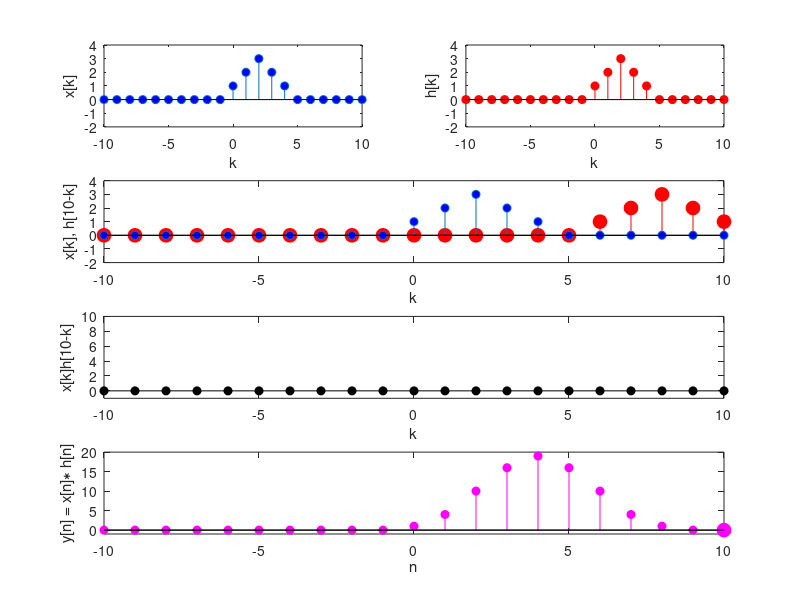

Write the MATLAB code that produced this figure.
clear all
close all
clc

L = 5;
N = 10;
k = -N:N;
x = [zeros(1,N) 1:1:ceil(L/2) floor(L/2):-1:1 zeros(1,N-L+1)];
h = [zeros(1,N) 1:1:ceil(L/2) floor(L/2):-1:1 zeros(1,N-L+1)];

y = [];
figure
i = 1;
for n = -N:N
    subplot(4,2,1)
    stem(k,x,'MarkerFaceColor','blue'), axis([-N N -2 ceil(L/2)+1]), xlabel('k'), ylabel('x[k]')
    subplot(4,2,2)
    stem(k,h,'r','MarkerFaceColor','red'), axis([-N N -2 ceil(L/2)+1]), xlabel('k'), ylabel('h[k]')
  
    if n<0
        subplot(4,2,[3,4])
        stem(k,[h(end-abs(n):-1:1) zeros(1,abs(n))],'r','MarkerFaceColor','red','MarkerSize',10), hold on,
        stem(k,x,'MarkerFaceColor','blue'), axis([-N N -2 ceil(L/2)+1]), xlabel('k'), ylabel(sprintf('x[k], h[%i-k]',n))
        hold off
        subplot(4,2,[5,6])
        stem(k,x.*[h(end-abs(n):-1:1) zeros(1,abs(n))],'k','MarkerFaceColor','black'), axis([-N N -1 10])
        xlabel('k'), ylabel(sprintf('x[k]h[%i-k]',n))
        subplot(4,2,[7,8])
        y = [y sum(x.*[h(end-abs(n):-1:1) zeros(1,abs(n))])];
        stem(k,[y NaN(1,2*N+1-i)],'m','MarkerFaceColor','magenta'), hold on,
        stem(k(i),y(end),'m','MarkerFaceColor','magenta','MarkerSize',10),
        axis([-N N -1 sum((1:ceil(L/2)).^2)+sum((1:floor(L/2)).^2)+1]), xlabel('n'), ylabel('y[n] = x[n]\ast h[n]')
    else
        subplot(4,2,[3,4])
        stem(k,[zeros(1,n) h(end:-1:1+n) ],'r','MarkerFaceColor','red','MarkerSize',10), hold on,
        stem(k,x,'MarkerFaceColor','blue'), axis([-N N -2 ceil(L/2)+1]), xlabel('k'), ylabel(sprintf('x[k], h[%i-k]',n))
        hold off
        subplot(4,2,[5,6])
        stem(k,x.*[zeros(1,n) h(end:-1:1+n)],'k','MarkerFaceColor','black'), axis([-N N -1 10])
        xlabel('k'), ylabel(sprintf('x[k]h[%i-k]',n))
        subplot(4,2,[7,8])
        y = [y sum(x.*[zeros(1,n) h(end:-1:1+n)])];
        stem(k,[y NaN(1,2*N+1-i)],'m','MarkerFaceColor','magenta'), hold on,
        stem(k(i),y(end),'m','MarkerFaceColor','magenta','MarkerSize',10),
        axis([-N N -1 sum((1:ceil(L/2)).^2)+sum((1:floor(L/2)).^2)+1]), xlabel('n'), ylabel('y[n] = x[n]\ast h[n]')
    end
    hold off
    pause
    i = i + 1;
end
